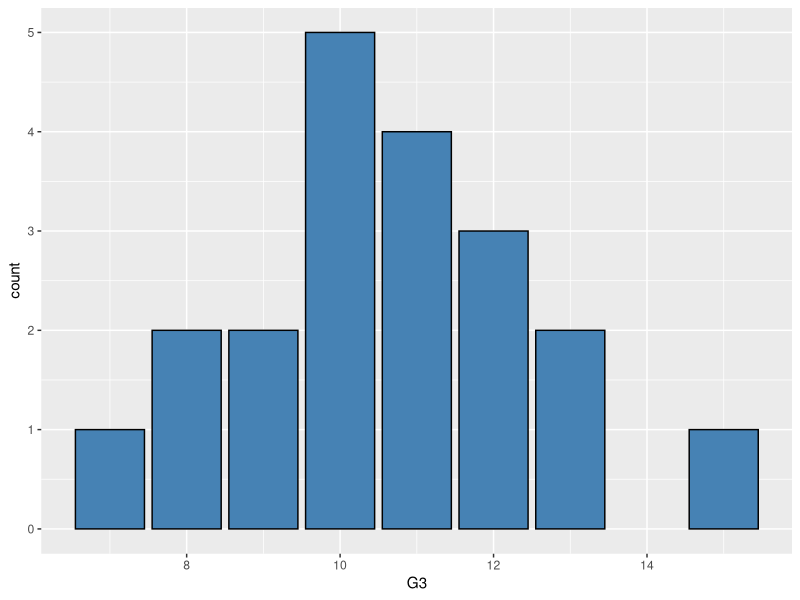
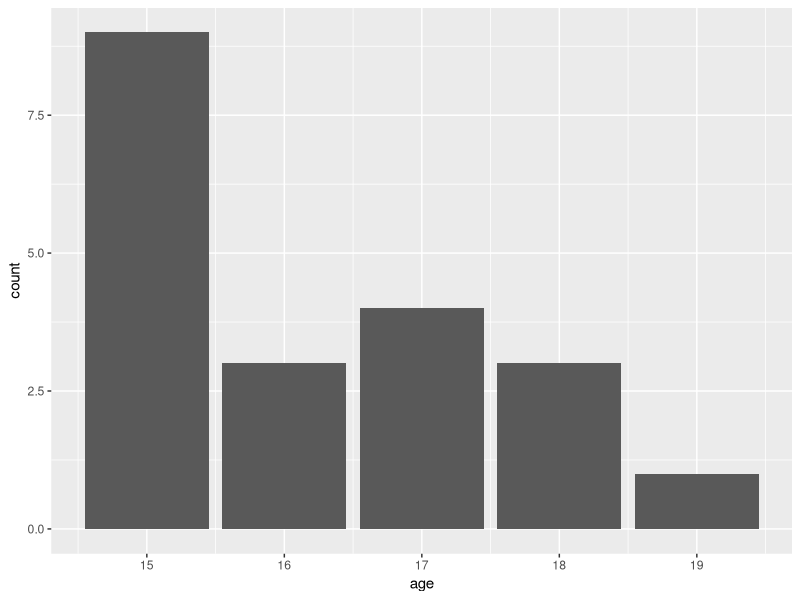
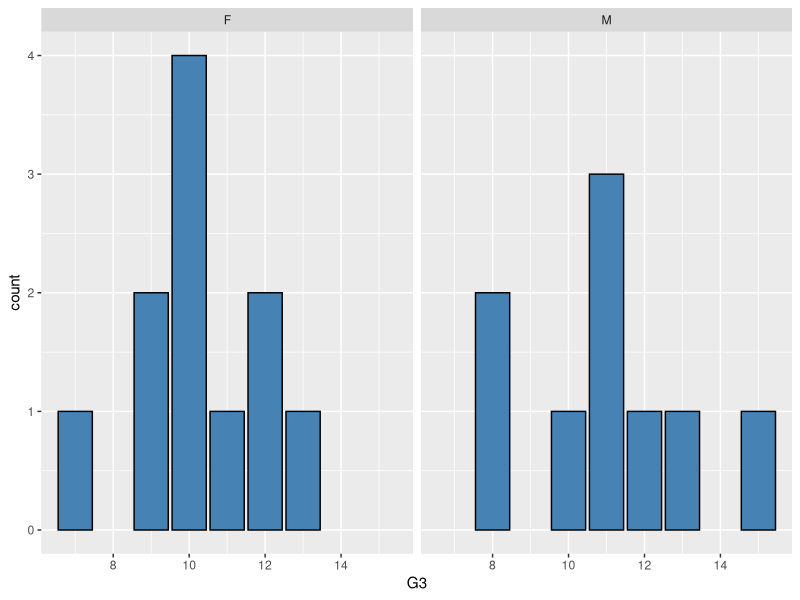
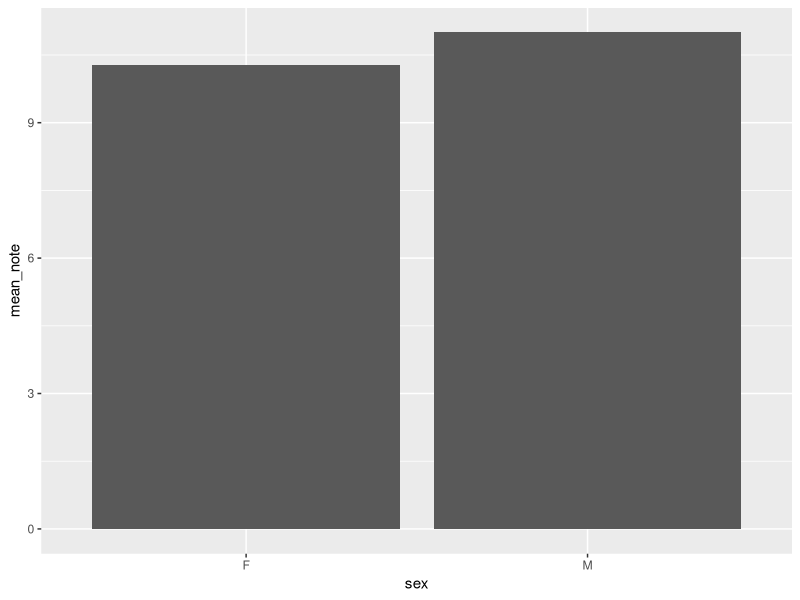
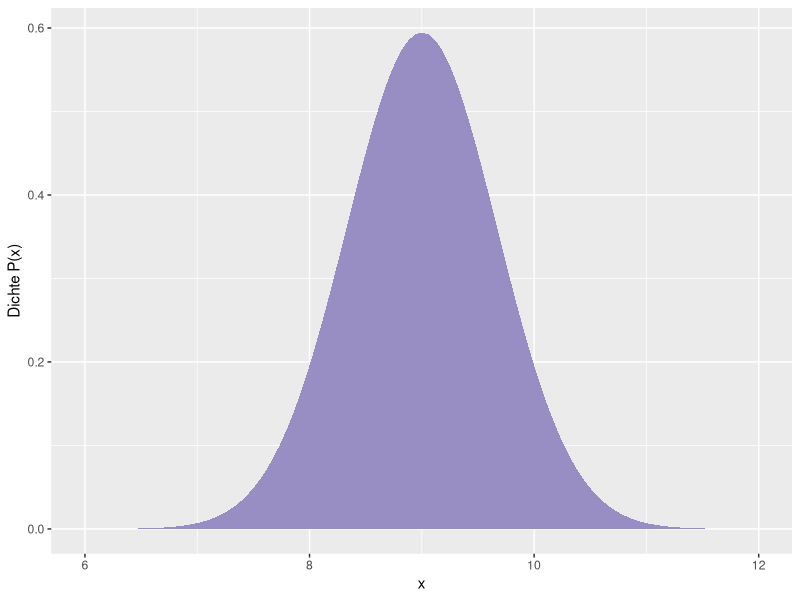
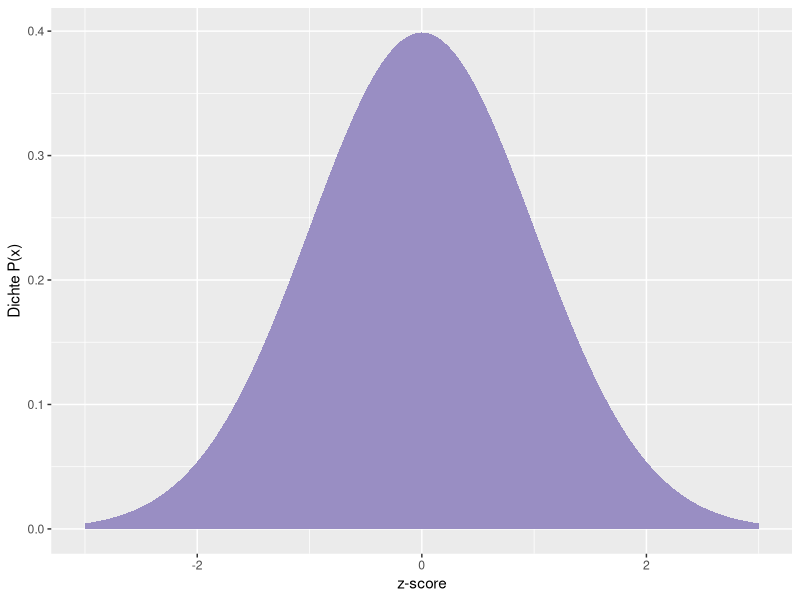
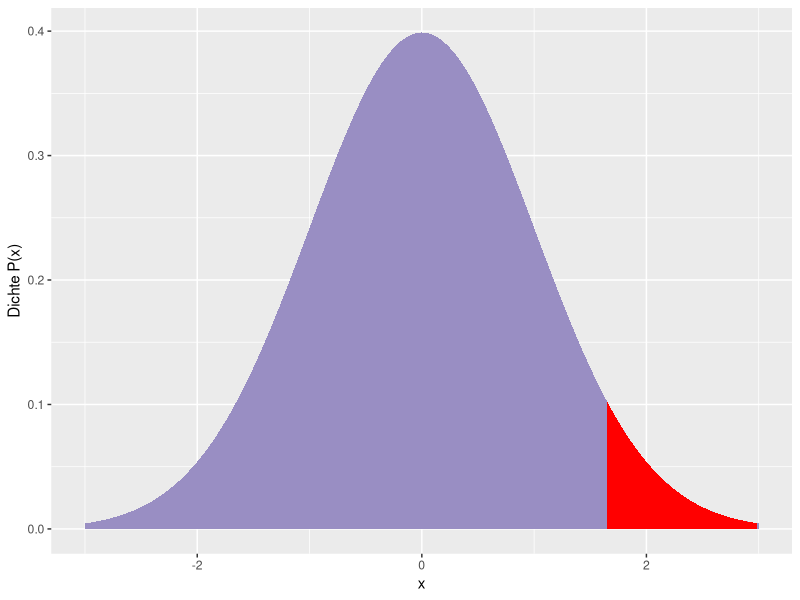
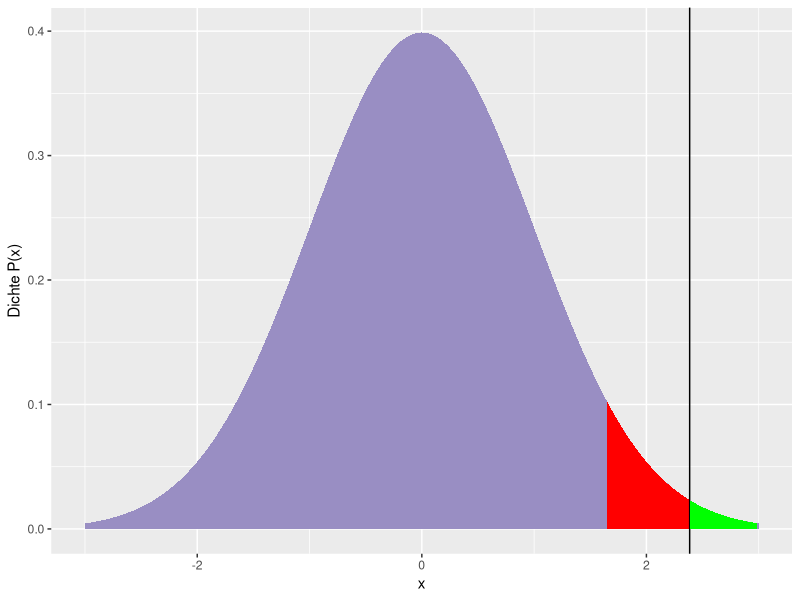

Write R code to recreate these figures, in order.
## ---- chunk 1
knitr::opts_chunk$set(echo = TRUE)
## ---- chunk 2
# TODO: tidyverse laden
# TODO: students.csv einlesen und als diet speichern
# TIPP: read_csv2 verwenden
library(tidyverse)
students <- read_csv2("students.csv")
## ---- chunk 3
# TODO: Datensatz mit glimpse betrachten
glimpse(students)
## ---- chunk 4
# TODO: Selektiere den Datensatz nach den Variablen
#       und speichere die Daten in students_cleaned
students_cleaned <- students %>%
  select(school, sex, age, G3, studytime)
## ---- chunk 5
# TODO: Anzahl der Personen zählen
nrow(students)
## ---- chunk 6
ggplot(students_cleaned, aes(x = G3)) +
  geom_bar(fill = "steelblue", color = "black")
## ---- chunk 7
# TODO: Erstelle ein Balkendiagram der Variable age
ggplot(students_cleaned, aes(x = age)) +
  geom_bar()
## ---- chunk 8
ggplot(students_cleaned, aes(x = G3)) +
  geom_bar(fill = "steelblue", color = "black") +
  facet_wrap(~ sex)
## ---- chunk 9
students_cleaned %>%
  group_by(sex)
## ---- chunk 10
students_cleaned %>%
  group_by(sex) %>%
  summarise(
    mean_note = mean(G3)
  )
## ---- chunk 11
students_cleaned %>%
  group_by(sex) %>%
  summarise(
    mean_note = mean(G3),
    sd_note   = sd(G3)
  )
## ---- chunk 12
# TODO: Mittelwerte der Gruppe studytime für die 
#       Variable G3 berechnen. 
students_cleaned %>%
  group_by(studytime) %>%
  summarise(
    mean_note = mean(G3)
  )
## ---- chunk 13
students_cleaned %>%
  group_by(sex) %>%
  summarise(
    mean_note = mean(G3)
  ) %>%
  ggplot(aes(x = sex, y = mean_note)) +
  geom_bar(stat = "identity")
## ---- chunk 14
ggplot(tibble(x = c(-5, 13)), aes(x)) +  
  stat_function(fun = dnorm,
                args = list(mean = 9, sd = (3 / sqrt(20))),
                geom = "area",
                fill = "#998ec3") +
  ylab("Dichte P(x)") +
  xlim(6, 12)
## ---- chunk 15
ggplot(tibble(x = c(-3, 3)), aes(x)) +  
  stat_function(fun = dnorm,
                args = list(mean = 0, sd = 1),
                geom = "area",
                fill = "#998ec3") +
  ylab("Dichte P(x)") +
  xlim(-3, 3) +
  xlab("z-score")
## ---- chunk 16
ggplot(tibble(x = c(-3, 3)), aes(x)) +  
  stat_function(fun = dnorm,
                args = list(mean = 0, sd = 1),
                geom = "area",
                fill = "#998ec3") +
  stat_function(fun = dnorm,
                args = list(mean = 0, sd = 1),
                xlim = c(qnorm(0.95, 0, 1), 
                         qnorm(0.99999, 0, 1)),
                geom = "area",
                fill = "red") +
  ylab("Dichte P(x)") +
  xlim(-3, 3)
## ---- chunk 17
z_score <- (mean(students_cleaned$G3 - 9)) / (3 / sqrt(20))
## ---- chunk 18
ggplot(tibble(x = c(-3, 3)), aes(x)) +  
  stat_function(fun = dnorm,
                args = list(mean = 0, sd = 1),
                geom = "area",
                fill = "#998ec3") +
  stat_function(fun = dnorm,
                args = list(mean = 0, sd = 1),
                xlim = c(qnorm(0.95, 0, 1), 
                         qnorm(0.99999, 0, 1)),
                geom = "area",
                fill = "red") +
  geom_vline(xintercept = z_score) +
  stat_function(fun = dnorm,
                args = list(mean = 0, sd = 1),
                xlim = c(z_score, 
                         qnorm(0.99999, 0, 1)),
                geom = "area",
                fill = "green") +
  ylab("Dichte P(x)") +
  xlim(-3, 3)
## ---- chunk 19
dnorm(z_score, 0, 1)
